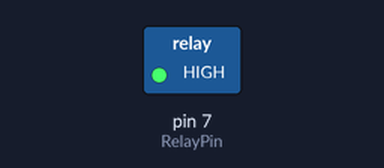
This sketch was run on a simulated Arduino Uno, built with avr-gcc and run on an emulated ATmega328P. Parts: switched loads named in the sketch (green lamp = pin HIGH).

Above: at 1.0 s.
At 5.5 s:
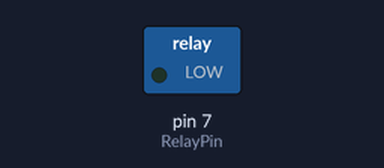
Timing chart, 0 to 11.7 s (numbered marks = the images above):
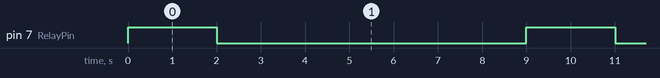

The sketch:

tryRelayLed.ino
```cpp
int RelayPin = 7;

void setup() {
  // Set RelayPin as an output pin
  pinMode(RelayPin, OUTPUT);
}

void loop() {

  // Let's turn off the relay...
  digitalWrite(RelayPin, HIGH);
  Serial.println("Relay Off");
  delay(2000);

  // Let's turn on the relay...
  digitalWrite(RelayPin, LOW);
  Serial.println("Relay On");
  delay(7000);
}
```

Measured:
- by itself, pin 7 (RelayPin): alternates HIGH for 2.0 s and LOW for 7.0 s
